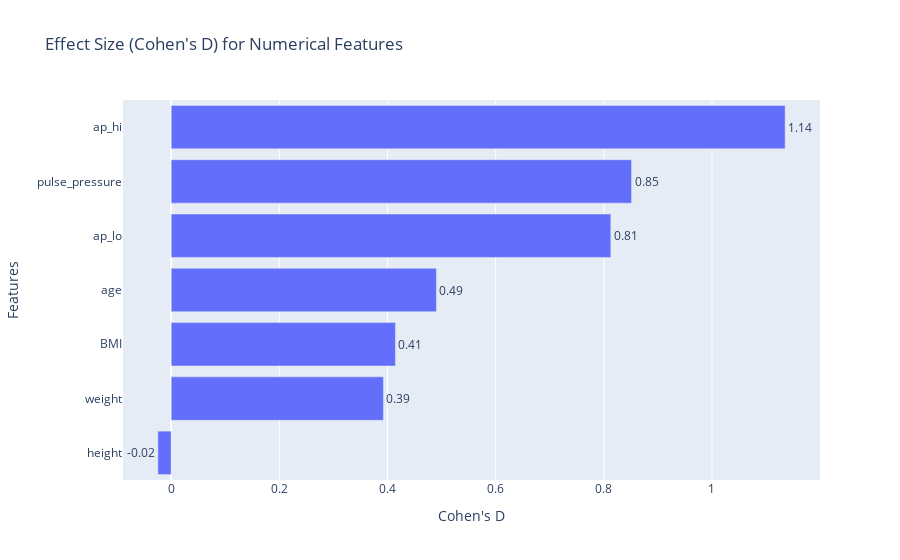

Here is the notebook cell this chart was saved with:
### Markdown cell above
## Cohen's d Ranges [Here](https://www.statology.org/interpret-cohens-d/): 
### - 0.2 → small effect

### - 0.5 → medium effect

### - 0.8+ → large effect

### Code cell
cols = ['age','ap_hi','ap_lo','BMI',"pulse_pressure","height","weight"]
dict1 = {}
for col in cols:
    df_h0 = df[df['cardio'] == 0][f'{col}']
    df_h1 = df[df['cardio'] == 1][f'{col}']

    s1 , s2 = len(df_h0), len(df_h1)

    mean_h0 = df_h0.mean()
    mean_h1 = df_h1.mean()

    std_h0 = df_h0.std()
    std_h1 = df_h1.std()

    se = sqrt(std_h0**2/s1 + std_h1**2/s2)

    z = (mean_h0 - mean_h1)/se

    p_value = 2 * ( 1 - stats.norm.cdf(abs(z)))
    print(f'Column: {col}')
    print("Z-score:", z)
    print("P-value:", p_value)

    pooled_std = sqrt(((s1 - 1) * std_h0**2 + (s2 - 1) * std_h1**2) / (s1 + s2 - 2))

    cohen_d = (mean_h1 - mean_h0) / pooled_std
    
    p_cohen = abs(cohen_d)
    
    print("Cohen's d:", cohen_d)
    if p_value > 0.001:
        print('No effcet')
    elif p_cohen > 0 and p_cohen < 0.2:
        print('Very small effct')
    elif p_cohen >= 0.2 and p_cohen < 0.5:
        print('Small effect')
    elif p_cohen >= 0.5 and p_cohen < 0.8:
        print('Medium effect')
    else:
        print('Large effect')
        
    print('\n')
    dict1[col] = cohen_d

sorted_dict1 = dict(sorted(dict1.items(), key=lambda item: item[1], reverse=True))

fig = px.bar(
    x=list(sorted_dict1.values())[::-1],
    y=list(sorted_dict1.keys())[::-1],
    orientation='h',
    text=list(sorted_dict1.values())[::-1],
    title="Effect Size (Cohen's D) for Numerical Features"
)

fig.update_traces(texttemplate='%{text:.2f}', textposition='outside')
fig.update_layout(xaxis_title="Cohen's D", yaxis_title="Features")
fig.show()

### Figure 1 — Plotly figure (JSON) as saved in the notebook; plotly's stock layout.template omitted (floating-point values rounded to 4 significant figures)
{"data": [{"hovertemplate": "x=%{x}<br>y=%{y}<br>text=%{text}<extra></extra>", "legendgroup": "", "marker": {"color": "#636efa", "pattern": {"shape": ""}}, "name": "", "orientation": "h", "showlegend": false, "text": [-0.02464, 0.3925, 0.4147, 0.4904, 0.813, 0.8513, 1.135], "textposition": "outside", "texttemplate": "%{text:.2f}", "type": "bar", "x": [-0.02464, 0.3925, 0.4147, 0.4904, 0.813, 0.8513, 1.135], "xaxis": "x", "y": ["height", "weight", "BMI", "age", "ap_lo", "pulse_pressure", "ap_hi"], "yaxis": "y"}], "layout": {"barmode": "relative", "legend": {"tracegroupgap": 0}, "title": {"text": "Effect Size (Cohen's D) for Numerical Features"}, "xaxis": {"anchor": "y", "domain": [0, 1], "title": {"text": "Cohen's D"}}, "yaxis": {"anchor": "x", "domain": [0, 1], "title": {"text": "Features"}}}}
